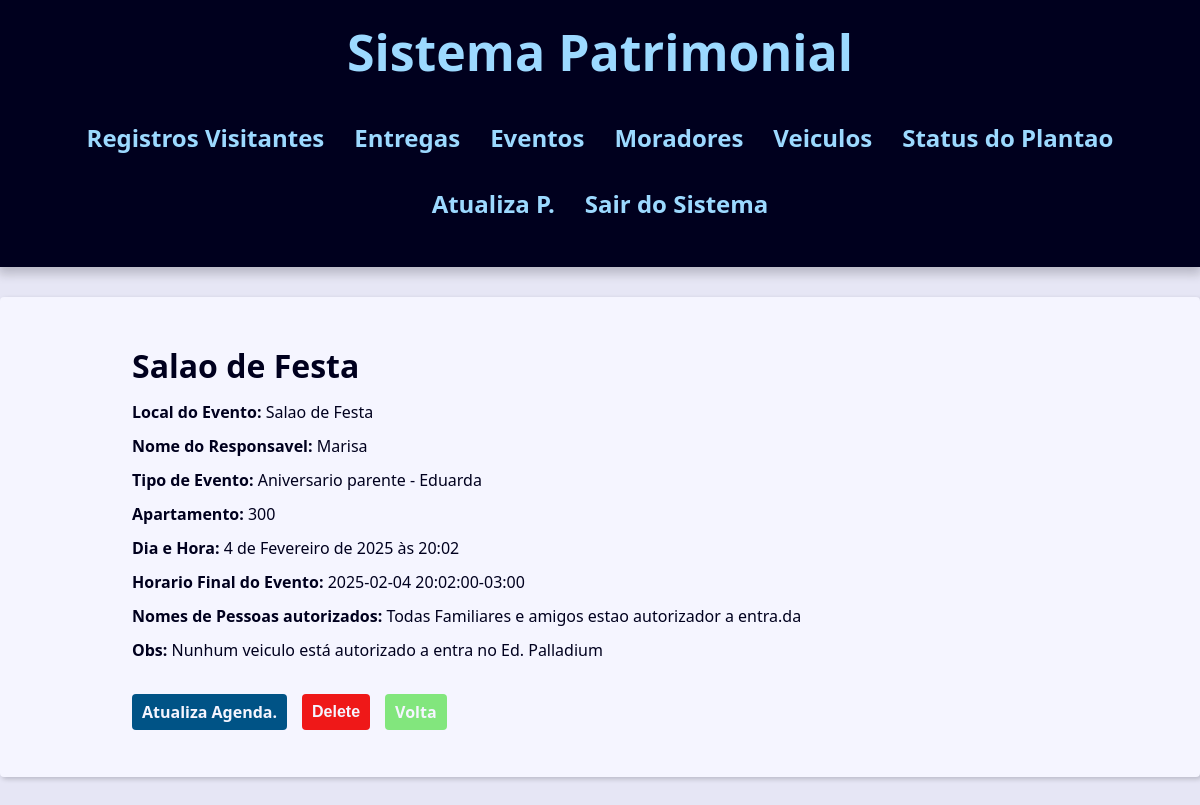
/porteiros/eventos_busca/1/detail/ (signed in), run on the app's committed database.
### contact/models.py (models this page shows)
class Eventos(models.Model):
    local_evento = models.CharField(max_length=50)
    nome_responsavel = models.CharField(max_length=150)
    tipo_de_evento = models.CharField(max_length=100,  blank=True, null=True)
    apartamento = models.ForeignKey(Apartamento,
                                    on_delete=models.SET_NULL,
                                    blank=True, null=True
                                     )
    data_horas_evento = models.DateTimeField(default=timezone.now)
    horario_final_evento = models.CharField(max_length=25)
    nomes_autorizados = models.TextField()
    veiculos_autorizados = models.TextField()

class Apartamento(models.Model):
    numero_apartamento = models.CharField(max_length=50)
    anda = models.CharField(max_length=50)
    def __str__(self) -> str:
        return self.numero_apartamento

### contact/views/contact_views.py (the view)
# urls.py: path('eventos_busca/<int:eventos_id>/detail/', views.eventos_id,
@porteiro_required
def eventos_id(request, eventos_id):
    id_eventos = get_object_or_404(Eventos, pk=eventos_id)
    context = {
        'id_eventos': id_eventos,
        'site_title': 'Contato do Evento do Condominio -',
    }
    return render(
        request,
        'contact/eventos/id_eventos.html',
        context,
    )

### contact/views/user_forms.py (called while the page is built)
def porteiro_required(view_func):
    @wraps(view_func)
    @login_required
    def _wrapped_view(request, *args, **kwargs):
        if not request.user.groups.filter(name="porteiro").exists():  # Verifica se o usuário está no grupo 'porteiro'
            messages.error(request, 'Acesso negado! Apenas porteiros podem acessar esta área.')
            return redirect('contact:login_views')  # Redireciona para login se não for porteiro
        return view_func(request, *args, **kwargs)
    return _wrapped_view

### contact/templates/contact/eventos/id_eventos.html (shortened to what this page needs)
{% extends "global/base.html" %}
{% block content %}
    <div class="single-contact">
        <h1 class="single-contact-name">
            {{ id_eventos.local_evento }}
        </h1>
        <p><b>Local do Evento:</b> {{ id_eventos.local_evento }}</p>
        <p><b>Nome do Responsavel:</b> {{ id_eventos.nome_responsavel }} </p>
        <p><b>Tipo de Evento:</b> {{ id_eventos.tipo_de_evento }}</p>
        <p><b>Apartamento:</b> {{ id_eventos.apartamento }}</p>
        <p><b>Dia e Hora:</b> {{id_eventos.data_horas_evento }}</p>
        <p><b>Horario Final do Evento:</b> {{ id_eventos.horario_final_evento }}</p>
        <p><b>Nomes de Pessoas autorizados:</b> {{ id_eventos.nomes_autorizados }}</p>
        <p><b>Obs:</b> {{ id_eventos.veiculos_autorizados }}</p>
        <div class="contact-links">
            <a class="btn btn-link"
                    href="{% url 'contact:update_eventos' id_eventos.id  %}">
                        Atualiza Agenda.
                </a>
            <form action="{% url 'contact:delete' id_eventos.id %}" method="post">
                {% if confirmation == 'no' %}
                    <input type="hidden" name="confirmation" value="yes">
                    <button class="btn btn-link btn-delete " type="submit" > Confirma? </button>
                {% else %}
                    <button class="btn btn-link btn-delete " type="submit" > Delete </button>
                {% endif %}
            </form>
             <a class="btn btn-link btn-volta"
                href="{% url 'contact:eventos' %}">Volta</a>
        </div>
    </div>
{% endblock content %}

### base_static/global/css/style.css (style rules this page uses)
:root { --spacing: 1.5rem; --link-dark-color: rgb(0, 83, 134); --link-light-color: rgb(156, 217, 255); --clr-white: rgb(245, 245, 255); --clr-black: rgb(0, 0, 30); --clr-light-gray: rgb(230, 230, 245); --clr-dark-shadow-5: rgba(0, 0, 10, 5%); --clr-dark-shadow-10: rgba(0, 0, 10, 10%); --clr-dark-shadow-20: rgba(0, 0, 10, 20%); --clr-light-shadow-5: rgba(200, 200, 255, 5%); --clr-light-shadow-10: rgba(200, 200, 255, 10%); --clr-light-shadow-20: rgba(200, 200, 255, 20%); --main-page-width: 120rem; --table-min-width: 60rem; --biggest-font-size: 5rem; --bigger-font-size: 4rem; --big-font-size: 3.2rem; --medium-font-size: 2.4rem; --small-font-size: 1.6rem; --smaller-font-size: 1.4rem; --smallest-font-size: 1.2rem; --transition-fast: 300ms; --transition-medium: 600ms; --transition-slow: 1s; --default-border-radius: 4px; }
*, *::before, *::after { margin: 0; padding: 0; box-sizing: border-box; }
html { font-size: 62.5%; }
body { font-family: system-ui, -apple-system, BlinkMacSystemFont, 'Segoe UI', Roboto, Oxygen, Ubuntu, Cantarell, 'Open Sans', 'Helvetica Neue', sans-serif; line-height: 1.5; font-size: var(--small-font-size); color: var(--clr-black); -webkit-font-smoothing: antialiased; background: var(--clr-light-gray); }
@media (min-width: 600px) { .single-contact { max-width: 80%; margin: calc(var(--spacing) * 2) auto; } }
.single-contact h1 { margin: 1rem 0; }
.single-contact p { margin: 1rem 0; }
.btn { background-color: var(--link-dark-color); color: var(--clr-white); font-weight: bold; border: none; padding: 1rem 2rem; border-radius: var(--default-border-radius); cursor: pointer; transition: filter var(--transition-fast) ease-in-out; }
.contact-links { margin-block: calc(var(--small-font-size) * 2); display: flex; align-items: center; gap: 0 var(--spacing); }
.btn-link { font-size: var(--small-font-size); text-decoration: none; font-weight: bold; padding: 1rem; display: block; line-height: var(--small-font-size); }
.btn-volta { background: rgb(130, 230, 125); }
.btn-delete { background: rgb(239, 24, 24); }

### data on the page
Eventos: local_evento "Salao de Festa", nome_responsavel "Marisa", tipo_de_evento "Aniversario parente - Eduarda", apartamento "300", data_horas_evento "4 de Fevereiro de 2025 às 20:02", horario_final_evento "2025-02-04 20:02:00-03:00", nomes_autorizados "Todas Familiares e amigos estao autorizador a entra.da", veiculos_autorizados "Nunhum veiculo está autorizado a entra no Ed. Palladium"
